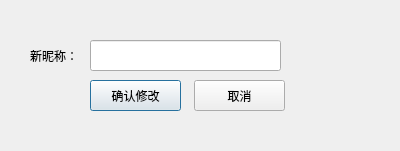
<?xml version="1.0" encoding="UTF-8"?>
<ui version="4.0">
 <class>change_name</class>
 <widget class="QDialog" name="change_name">
  <property name="geometry">
   <rect>
    <x>0</x>
    <y>0</y>
    <width>400</width>
    <height>151</height>
   </rect>
  </property>
  <property name="windowTitle">
   <string>Dialog</string>
  </property>
  <widget class="QLabel" name="label">
   <property name="geometry">
    <rect>
     <x>30</x>
     <y>40</y>
     <width>51</width>
     <height>31</height>
    </rect>
   </property>
   <property name="text">
    <string>新昵称：</string>
   </property>
  </widget>
  <widget class="QLineEdit" name="lineEdit">
   <property name="geometry">
    <rect>
     <x>90</x>
     <y>40</y>
     <width>191</width>
     <height>31</height>
    </rect>
   </property>
  </widget>
  <widget class="QPushButton" name="pushButton_ok">
   <property name="geometry">
    <rect>
     <x>90</x>
     <y>80</y>
     <width>91</width>
     <height>31</height>
    </rect>
   </property>
   <property name="text">
    <string>确认修改</string>
   </property>
  </widget>
  <widget class="QPushButton" name="pushButton_cancell">
   <property name="geometry">
    <rect>
     <x>194</x>
     <y>80</y>
     <width>91</width>
     <height>31</height>
    </rect>
   </property>
   <property name="text">
    <string>取消</string>
   </property>
  </widget>
 </widget>
 <resources/>
 <connections/>
</ui>
